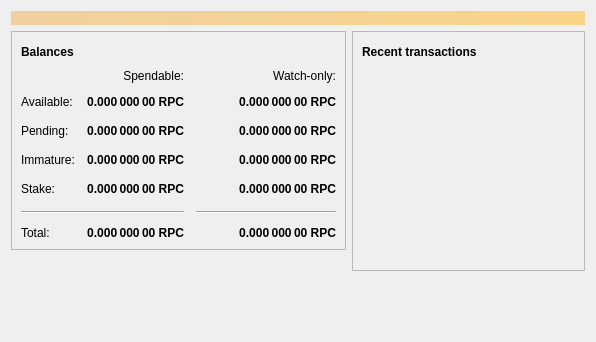
<?xml version="1.0" encoding="UTF-8"?>
<ui version="4.0">
 <class>OverviewPage</class>
 <widget class="QWidget" name="OverviewPage">
  <property name="geometry">
   <rect>
    <x>0</x>
    <y>0</y>
    <width>596</width>
    <height>342</height>
   </rect>
  </property>
  <property name="windowTitle">
   <string>Form</string>
  </property>
  <layout class="QVBoxLayout" name="topLayout">
   <item>
    <widget class="QLabel" name="labelAlerts">
     <property name="visible">
      <bool>false</bool>
     </property>
     <property name="styleSheet">
      <string notr="true">QLabel { background-color: qlineargradient(x1: 0, y1: 0, x2: 1, y2: 0, stop:0 #F0D0A0, stop:1 #F8D488); color:#000000; }</string>
     </property>
     <property name="wordWrap">
      <bool>true</bool>
     </property>
     <property name="margin">
      <number>3</number>
     </property>
     <property name="textInteractionFlags">
      <set>Qt::TextSelectableByMouse</set>
     </property>
    </widget>
   </item>
   <item>
    <layout class="QHBoxLayout" name="horizontalLayout" stretch="1,1">
     <item>
      <layout class="QVBoxLayout" name="verticalLayout_2">
       <item>
        <widget class="QFrame" name="frame">
         <property name="frameShape">
          <enum>QFrame::StyledPanel</enum>
         </property>
         <property name="frameShadow">
          <enum>QFrame::Raised</enum>
         </property>
         <layout class="QVBoxLayout" name="verticalLayout_4">
          <item>
           <layout class="QHBoxLayout" name="horizontalLayout_4">
            <item>
             <widget class="QLabel" name="label_5">
              <property name="font">
               <font>
                <weight>75</weight>
                <bold>true</bold>
               </font>
              </property>
              <property name="text">
               <string>Balances</string>
              </property>
             </widget>
            </item>
            <item>
             <widget class="QPushButton" name="labelWalletStatus">
              <property name="enabled">
               <bool>true</bool>
              </property>
              <property name="maximumSize">
               <size>
                <width>30</width>
                <height>16777215</height>
               </size>
              </property>
              <property name="toolTip">
               <string>The displayed information may be out of date. Your wallet automatically synchronizes with the Bitcoin network after a connection is established, but this process has not completed yet.</string>
              </property>
              <property name="text">
               <string/>
              </property>
              <property name="icon">
               <iconset resource="../bitcoin.qrc">
                <normaloff>:/icons/warning</normaloff>
                <disabledoff>:/icons/warning</disabledoff>:/icons/warning</iconset>
              </property>
              <property name="iconSize">
               <size>
                <width>24</width>
                <height>24</height>
               </size>
              </property>
              <property name="flat">
               <bool>true</bool>
              </property>
             </widget>
            </item>
            <item>
             <spacer name="horizontalSpacer_3">
              <property name="orientation">
               <enum>Qt::Horizontal</enum>
              </property>
              <property name="sizeHint" stdset="0">
               <size>
                <width>40</width>
                <height>20</height>
               </size>
              </property>
             </spacer>
            </item>
           </layout>
          </item>
          <item>
           <layout class="QGridLayout" name="gridLayout">
            <property name="spacing">
             <number>12</number>
            </property>
            <item row="2" column="2">
             <widget class="QLabel" name="labelWatchPending">
              <property name="font">
               <font>
                <weight>75</weight>
                <bold>true</bold>
               </font>
              </property>
              <property name="cursor">
               <cursorShape>IBeamCursor</cursorShape>
              </property>
              <property name="toolTip">
               <string>Unconfirmed transactions to watch-only addresses</string>
              </property>
              <property name="text">
               <string notr="true">0.000 000 00 RPC</string>
              </property>
              <property name="alignment">
               <set>Qt::AlignRight|Qt::AlignTrailing|Qt::AlignVCenter</set>
              </property>
              <property name="textInteractionFlags">
               <set>Qt::LinksAccessibleByMouse|Qt::TextSelectableByKeyboard|Qt::TextSelectableByMouse</set>
              </property>
             </widget>
            </item>
            <item row="2" column="1">
             <widget class="QLabel" name="labelUnconfirmed">
              <property name="font">
               <font>
                <weight>75</weight>
                <bold>true</bold>
               </font>
              </property>
              <property name="cursor">
               <cursorShape>IBeamCursor</cursorShape>
              </property>
              <property name="toolTip">
               <string>Total of transactions that have yet to be confirmed, and do not yet count toward the spendable balance</string>
              </property>
              <property name="text">
               <string notr="true">0.000 000 00 RPC</string>
              </property>
              <property name="alignment">
               <set>Qt::AlignRight|Qt::AlignTrailing|Qt::AlignVCenter</set>
              </property>
              <property name="textInteractionFlags">
               <set>Qt::LinksAccessibleByMouse|Qt::TextSelectableByKeyboard|Qt::TextSelectableByMouse</set>
              </property>
             </widget>
            </item>
            <item row="3" column="2">
             <widget class="QLabel" name="labelWatchImmature">
              <property name="font">
               <font>
                <weight>75</weight>
                <bold>true</bold>
               </font>
              </property>
              <property name="cursor">
               <cursorShape>IBeamCursor</cursorShape>
              </property>
              <property name="toolTip">
               <string>Mined balance in watch-only addresses that has not yet matured</string>
              </property>
              <property name="text">
               <string notr="true">0.000 000 00 RPC</string>
              </property>
              <property name="alignment">
               <set>Qt::AlignRight|Qt::AlignTrailing|Qt::AlignVCenter</set>
              </property>
              <property name="textInteractionFlags">
               <set>Qt::LinksAccessibleByMouse|Qt::TextSelectableByKeyboard|Qt::TextSelectableByMouse</set>
              </property>
             </widget>
            </item>
            <item row="5" column="0" colspan="2">
             <widget class="Line" name="line">
              <property name="orientation">
               <enum>Qt::Horizontal</enum>
              </property>
             </widget>
            </item>
            <item row="5" column="2">
             <widget class="Line" name="lineWatchBalance">
              <property name="sizePolicy">
               <sizepolicy hsizetype="Preferred" vsizetype="Fixed">
                <horstretch>0</horstretch>
                <verstretch>0</verstretch>
               </sizepolicy>
              </property>
              <property name="minimumSize">
               <size>
                <width>140</width>
                <height>0</height>
               </size>
              </property>
              <property name="orientation">
               <enum>Qt::Horizontal</enum>
              </property>
             </widget>
            </item>
            <item row="6" column="0">
             <widget class="QLabel" name="labelTotalText">
              <property name="text">
               <string>Total:</string>
              </property>
             </widget>
            </item>
            <item row="3" column="1">
             <widget class="QLabel" name="labelImmature">
              <property name="font">
               <font>
                <weight>75</weight>
                <bold>true</bold>
               </font>
              </property>
              <property name="cursor">
               <cursorShape>IBeamCursor</cursorShape>
              </property>
              <property name="toolTip">
               <string>Mined balance that has not yet matured</string>
              </property>
              <property name="text">
               <string notr="true">0.000 000 00 RPC</string>
              </property>
              <property name="alignment">
               <set>Qt::AlignRight|Qt::AlignTrailing|Qt::AlignVCenter</set>
              </property>
              <property name="textInteractionFlags">
               <set>Qt::LinksAccessibleByMouse|Qt::TextSelectableByKeyboard|Qt::TextSelectableByMouse</set>
              </property>
             </widget>
            </item>
            <item row="2" column="3">
             <spacer name="horizontalSpacer_2">
              <property name="orientation">
               <enum>Qt::Horizontal</enum>
              </property>
              <property name="sizeHint" stdset="0">
               <size>
                <width>40</width>
                <height>20</height>
               </size>
              </property>
             </spacer>
            </item>
            <item row="3" column="0">
             <widget class="QLabel" name="labelImmatureText">
              <property name="text">
               <string>Immature:</string>
              </property>
             </widget>
            </item>
            <item row="4" column="1">
             <widget class="QLabel" name="labelStake">
              <property name="font">
               <font>
                <weight>75</weight>
                <bold>true</bold>
               </font>
              </property>
              <property name="cursor">
               <cursorShape>IBeamCursor</cursorShape>
              </property>
              <property name="toolTip">
               <string>Stake</string>
              </property>
              <property name="text">
               <string notr="true">0.000 000 00 RPC</string>
              </property>
              <property name="alignment">
               <set>Qt::AlignRight|Qt::AlignTrailing|Qt::AlignVCenter</set>
              </property>
              <property name="textInteractionFlags">
               <set>Qt::LinksAccessibleByMouse|Qt::TextSelectableByKeyboard|Qt::TextSelectableByMouse</set>
              </property>
             </widget>
            </item>
            <item row="4" column="3">
             <spacer name="horizontalSpacer_4">
              <property name="orientation">
               <enum>Qt::Horizontal</enum>
              </property>
              <property name="sizeHint" stdset="0">
               <size>
                <width>40</width>
                <height>20</height>
               </size>
              </property>
             </spacer>
            </item>
            <item row="4" column="0">
             <widget class="QLabel" name="labelStakeText">
              <property name="text">
                <string>Stake:</string>
              </property>
             </widget>
            </item>
            <item row="4" column="2">
             <widget class="QLabel" name="labelWatchStake">
              <property name="font">
               <font>
                <weight>75</weight>
                <bold>true</bold>
               </font>
              </property>
              <property name="cursor">
               <cursorShape>IBeamCursor</cursorShape>
              </property>
              <property name="toolTip">
               <string>Watch Stake</string>
              </property>
              <property name="text">
               <string notr="true">0.000 000 00 RPC</string>
              </property>
              <property name="alignment">
               <set>Qt::AlignRight|Qt::AlignTrailing|Qt::AlignVCenter</set>
              </property>
              <property name="textInteractionFlags">
               <set>Qt::LinksAccessibleByMouse|Qt::TextSelectableByKeyboard|Qt::TextSelectableByMouse</set>
              </property>
             </widget>
            </item>
            <item row="6" column="1">
             <widget class="QLabel" name="labelTotal">
              <property name="font">
               <font>
                <weight>75</weight>
                <bold>true</bold>
               </font>
              </property>
              <property name="cursor">
               <cursorShape>IBeamCursor</cursorShape>
              </property>
              <property name="toolTip">
               <string>Your current total balance</string>
              </property>
              <property name="text">
               <string notr="true">0.000 000 00 RPC</string>
              </property>
              <property name="alignment">
               <set>Qt::AlignRight|Qt::AlignTrailing|Qt::AlignVCenter</set>
              </property>
              <property name="textInteractionFlags">
               <set>Qt::LinksAccessibleByMouse|Qt::TextSelectableByKeyboard|Qt::TextSelectableByMouse</set>
              </property>
             </widget>
            </item>
            <item row="6" column="2">
             <widget class="QLabel" name="labelWatchTotal">
              <property name="font">
               <font>
                <weight>75</weight>
                <bold>true</bold>
               </font>
              </property>
              <property name="cursor">
               <cursorShape>IBeamCursor</cursorShape>
              </property>
              <property name="toolTip">
               <string>Current total balance in watch-only addresses</string>
              </property>
              <property name="text">
               <string notr="true">0.000 000 00 RPC</string>
              </property>
              <property name="alignment">
               <set>Qt::AlignRight|Qt::AlignTrailing|Qt::AlignVCenter</set>
              </property>
              <property name="textInteractionFlags">
               <set>Qt::LinksAccessibleByMouse|Qt::TextSelectableByKeyboard|Qt::TextSelectableByMouse</set>
              </property>
             </widget>
            </item>
            <item row="0" column="2">
             <widget class="QLabel" name="labelWatchonly">
              <property name="text">
               <string>Watch-only:</string>
              </property>
              <property name="alignment">
               <set>Qt::AlignRight|Qt::AlignTrailing|Qt::AlignVCenter</set>
              </property>
             </widget>
            </item>
            <item row="1" column="0">
             <widget class="QLabel" name="labelBalanceText">
              <property name="text">
               <string>Available:</string>
              </property>
             </widget>
            </item>
            <item row="1" column="1">
             <widget class="QLabel" name="labelBalance">
              <property name="font">
               <font>
                <weight>75</weight>
                <bold>true</bold>
               </font>
              </property>
              <property name="cursor">
               <cursorShape>IBeamCursor</cursorShape>
              </property>
              <property name="toolTip">
               <string>Your current spendable balance</string>
              </property>
              <property name="text">
               <string notr="true">0.000 000 00 RPC</string>
              </property>
              <property name="alignment">
               <set>Qt::AlignRight|Qt::AlignTrailing|Qt::AlignVCenter</set>
              </property>
              <property name="textInteractionFlags">
               <set>Qt::LinksAccessibleByMouse|Qt::TextSelectableByKeyboard|Qt::TextSelectableByMouse</set>
              </property>
             </widget>
            </item>
            <item row="1" column="2">
             <widget class="QLabel" name="labelWatchAvailable">
              <property name="font">
               <font>
                <weight>75</weight>
                <bold>true</bold>
               </font>
              </property>
              <property name="cursor">
               <cursorShape>IBeamCursor</cursorShape>
              </property>
              <property name="toolTip">
               <string>Your current balance in watch-only addresses</string>
              </property>
              <property name="text">
               <string notr="true">0.000 000 00 RPC</string>
              </property>
              <property name="alignment">
               <set>Qt::AlignRight|Qt::AlignTrailing|Qt::AlignVCenter</set>
              </property>
              <property name="textInteractionFlags">
               <set>Qt::LinksAccessibleByMouse|Qt::TextSelectableByKeyboard|Qt::TextSelectableByMouse</set>
              </property>
             </widget>
            </item>
            <item row="2" column="0">
             <widget class="QLabel" name="labelPendingText">
              <property name="text">
               <string>Pending:</string>
              </property>
             </widget>
            </item>
            <item row="0" column="1">
             <widget class="QLabel" name="labelSpendable">
              <property name="text">
               <string>Spendable:</string>
              </property>
              <property name="alignment">
               <set>Qt::AlignRight|Qt::AlignTrailing|Qt::AlignVCenter</set>
              </property>
             </widget>
            </item>
           </layout>
          </item>
         </layout>
        </widget>
       </item>
       <item>
        <spacer name="verticalSpacer">
         <property name="orientation">
          <enum>Qt::Vertical</enum>
         </property>
         <property name="sizeHint" stdset="0">
          <size>
           <width>20</width>
           <height>40</height>
          </size>
         </property>
        </spacer>
       </item>
      </layout>
     </item>
     <item>
      <layout class="QVBoxLayout" name="verticalLayout_3">
       <item>
        <widget class="QFrame" name="frame_2">
         <property name="frameShape">
          <enum>QFrame::StyledPanel</enum>
         </property>
         <property name="frameShadow">
          <enum>QFrame::Raised</enum>
         </property>
         <layout class="QVBoxLayout" name="verticalLayout">
          <item>
           <layout class="QHBoxLayout" name="horizontalLayout_2">
            <item>
             <widget class="QLabel" name="label_4">
              <property name="font">
               <font>
                <weight>75</weight>
                <bold>true</bold>
               </font>
              </property>
              <property name="text">
               <string>Recent transactions</string>
              </property>
             </widget>
            </item>
            <item>
             <widget class="QPushButton" name="labelTransactionsStatus">
              <property name="enabled">
               <bool>true</bool>
              </property>
              <property name="maximumSize">
               <size>
                <width>30</width>
                <height>16777215</height>
               </size>
              </property>
              <property name="toolTip">
               <string>The displayed information may be out of date. Your wallet automatically synchronizes with the Bitcoin network after a connection is established, but this process has not completed yet.</string>
              </property>
              <property name="text">
               <string/>
              </property>
              <property name="icon">
               <iconset resource="../bitcoin.qrc">
                <normaloff>:/icons/warning</normaloff>
                <disabledoff>:/icons/warning</disabledoff>:/icons/warning</iconset>
              </property>
              <property name="iconSize">
               <size>
                <width>24</width>
                <height>24</height>
               </size>
              </property>
              <property name="flat">
               <bool>true</bool>
              </property>
             </widget>
            </item>
            <item>
             <spacer name="horizontalSpacer">
              <property name="orientation">
               <enum>Qt::Horizontal</enum>
              </property>
              <property name="sizeHint" stdset="0">
               <size>
                <width>40</width>
                <height>20</height>
               </size>
              </property>
             </spacer>
            </item>
           </layout>
          </item>
          <item>
           <widget class="QListView" name="listTransactions">
            <property name="styleSheet">
             <string notr="true">QListView { background: transparent; }</string>
            </property>
            <property name="frameShape">
             <enum>QFrame::NoFrame</enum>
            </property>
            <property name="verticalScrollBarPolicy">
             <enum>Qt::ScrollBarAlwaysOff</enum>
            </property>
            <property name="horizontalScrollBarPolicy">
             <enum>Qt::ScrollBarAlwaysOff</enum>
            </property>
            <property name="selectionMode">
             <enum>QAbstractItemView::NoSelection</enum>
            </property>
           </widget>
          </item>
         </layout>
        </widget>
       </item>
       <item>
        <spacer name="verticalSpacer_2">
         <property name="orientation">
          <enum>Qt::Vertical</enum>
         </property>
         <property name="sizeHint" stdset="0">
          <size>
           <width>20</width>
           <height>40</height>
          </size>
         </property>
        </spacer>
       </item>
      </layout>
     </item>
    </layout>
   </item>
  </layout>
 </widget>
 <resources/>
 <connections/>
</ui>
